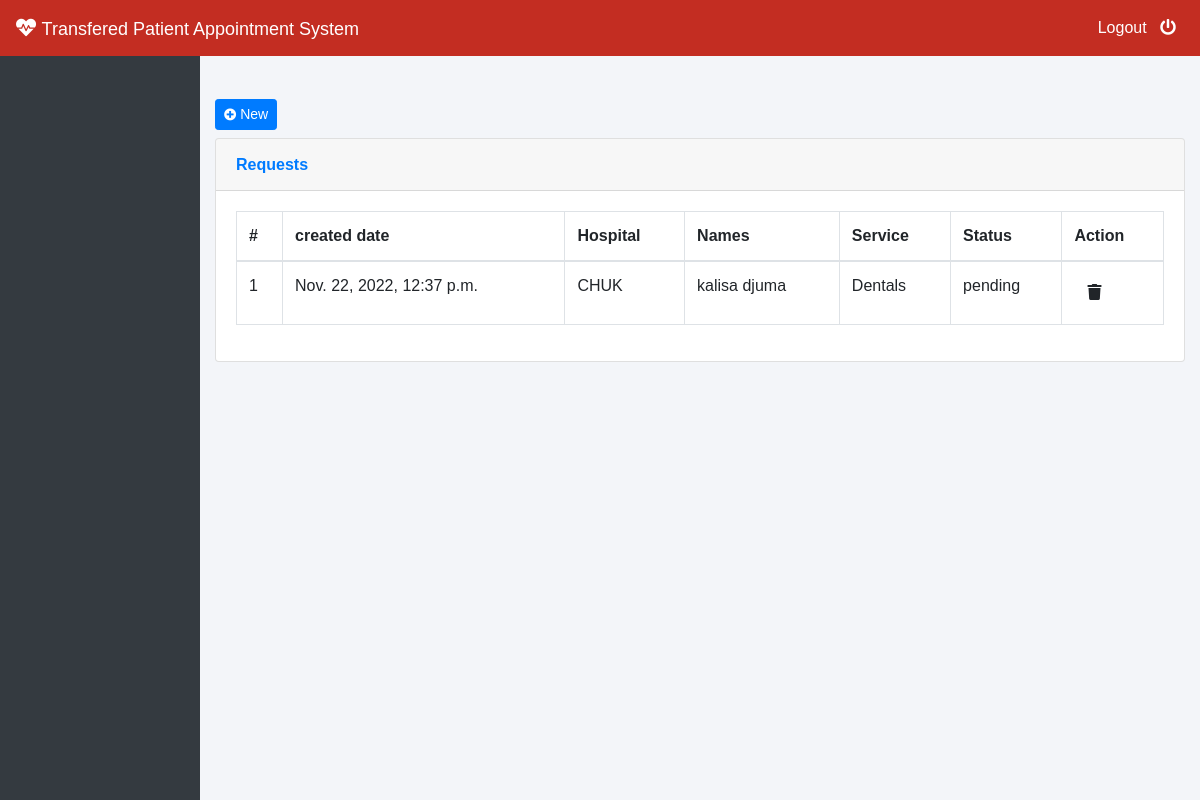
Page /requests/ on the earlier database version.
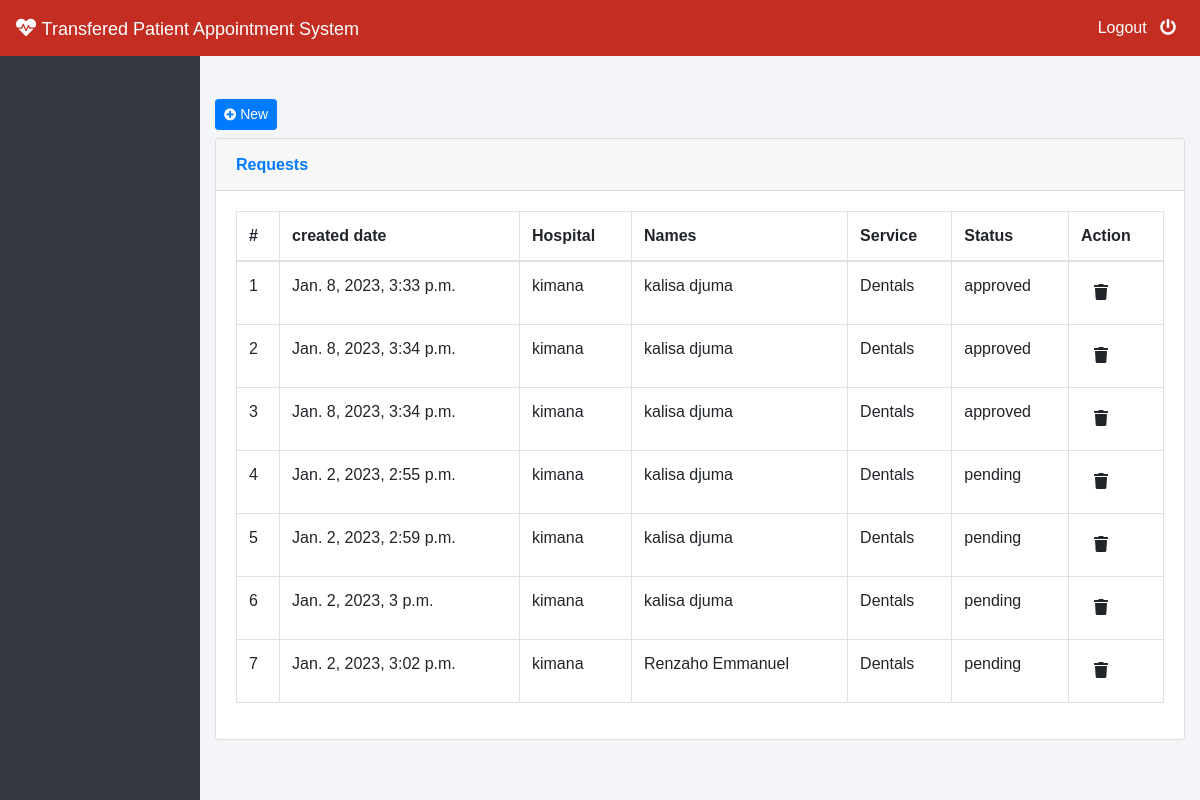
Same page on the later database version.
### account/models.py (models this page shows)
class RequestAppointment(models.Model):
    STATUS = (("approved", "Approved"), ("pending", "Pending"),("canceled", "Canceled"), ("rejected", "Rejected"))
    patient=models.ForeignKey(Patient,on_delete=models.CASCADE)
    service=models.ForeignKey(Service,on_delete=models.CASCADE)
    transfer=models.ImageField(default="avatar.jpg")
    status = models.CharField(max_length=123, choices=STATUS, default="pending")
    created_date=models.DateTimeField(auto_now=True)
    def __str__(self):
        return self.patient.names

class Service(models.Model):
    name=models.CharField(max_length=255)
    hospital=models.ForeignKey(Hospital,on_delete=models.CASCADE)
    created_date=models.DateTimeField(auto_now=True)
    def __str__(self):
        return self.name

class Hospital(models.Model):
      name=models.CharField(max_length=200)
      address=models.CharField(max_length=200)
      user=models.ForeignKey(User,on_delete=models.CASCADE)
      created_date=models.DateTimeField(auto_now=True)
      class Meta:
        ordering=['-created_date']
      def __str__(self):
            return self.name

class Patient(models.Model):
    names=models.CharField(max_length=255)
    address=models.CharField(max_length=255)
    user=models.ForeignKey(User,on_delete=models.CASCADE)
    created_date=models.DateTimeField(auto_now=True)
    def __str__(self):
        return self.names

### account/views.py (the view)
# urls.py: path('requests/',views.requests,name='requests'),
def requests(request):
      appointments= RequestAppointment.objects.all()
      hospital= Hospital.objects.all()
      print(appointments)
      return render(request,'site/dashboard/requests.html',{"appointments":appointments,"hospital":hospital})

### templates/site/dashboard/requests.html (shortened to what this page needs)
    {% extends './master.html' %}
    {% block content %}
    <br><br>
       <div class="container-fluid">
        <h1 class="h3 mb-2 text-gray-800">
          {% if user.groups.first.name != "hospital" %}
            <a href="#" class="d-none d-sm-inline-block btn btn-sm btn-primary shadow-sm" data-toggle="modal" data-target="#addEmployee">
        <i class="fas fa-plus-circle fa-sm text-white-50"></i> New</a>
        {%endif%}
        </h1>
    <div class="card shadow mb-4">
      <div class="card-header py-3">
        <h6 class="m-0 font-weight-bold text-primary">Requests</h6>
      </div>
      <div class="card-body">
        <div class="table-responsive">
          <table class="table table-bordered" id="dataTable" width="100%" cellspacing="0">
            <thead>
              <tr>
                <th>#</th>
                <th>created date</th>
                <th>Hospital</th>
                <th>Names</th>
                <th>Service</th>
                <th>Status</th>
                <th>Action</th>
              </tr>
            </thead>
            <tbody>
              {% if user.groups.first.name == 'patient' %}
              {% with value=0 %}
        {% for data in appointments %}
               {% if data.patient.user.id == user.id %}
              <tr>
                <td>{{forloop.counter}}</td>
                <td>{{data.created_date}}</td>
                <td>{{data.service.hospital}}</td>
                <td>{{data.patient}}</td>
                <td>{{data.service}}</td>
                <td>{{data.status}}</td>
                <td>
                {% comment %} <a class="btn btn-datatable btn-default" href="#" data-toggle="modal" data-target="#addEmployee" title="Update Employee"><i class="fas fa-edit"></i></a> {% endcomment %}
                <a class="btn btn-datatable" title="Delete Employee" disabled onclick="if (confirm('Do yo want to delete from your employees? Press Ok to continue.')) {window.location='deleteEmployee.jsp?id=<%=rs.getString(1)%>'}"><i class="fas fa-trash"></i></a>
               </td>
              </tr>
              {% endif %}
              {% endfor%}
              {% endwith %}
              {%   else  %}
              {% with value=0 %}
              {% for data in appointments %}
                    <tr>
                      <td>{{forloop.counter}}</td>
                      <td>{{data.created_date}}</td>
                      <td>{{data.service.hospital}}</td>
                                 <td>{{data.patient}}</td>
                      <td>{{data.service}}</td>
                      <td>{{data.status}}</td>
                      <td>
                        {% if user.groups.first.name == "hospital" %}
                          <a class="btn btn-datatable btn-default" href="#" data-toggle="modal" data-target="#approve" title="Update Employee" onclick="getSingleRequest({{data.id}})"><i class="fas fa-edit"></i></a>
                          <a class="btn btn-datatable btn-default" href="#" data-toggle="modal" data-target="#viewTransfer" title="" onclick="getRequest({{data.id}})"><i class="fas fa-eye"></i></a>
                          {%else%}
                      <a class="btn btn-datatable" title="Delete Employee" disabled onclick="if (confirm('Do yo want to delete <%=rs.getString(3) %> <%=rs.getString(4) %> from your employees? Press Ok to continue.')) {window.location='deleteEmployee.jsp?id=<%=rs.getString(1)%>'}"><i class="fas fa-trash"></i></a>
                      {%endif%}
                     </td>
                    </tr>
                    {% endfor%}
                    {% endwith %}
              {% endif %}
            </tbody>
          </table>
        </div>
      </div>
    </div>
  </div>
{% endblock content %}

Differences in the rows shown:
changed RequestAppointment: created_date "Nov. 22, 2022, 12:37 p.m." → "Jan. 8, 2023, 3:33 p.m."; service.hospital "CHUK" → "kimana"; status "pending" → "approved"
added RequestAppointment: created_date "Jan. 8, 2023, 3:34 p.m.", service.hospital "kimana", patient "kalisa djuma", service "Dentals", status "approved"
added RequestAppointment: created_date "Jan. 8, 2023, 3:34 p.m.", service.hospital "kimana", patient "kalisa djuma", service "Dentals", status "approved"
added RequestAppointment: created_date "Jan. 2, 2023, 2:55 p.m.", service.hospital "kimana", patient "kalisa djuma", service "Dentals", status "pending"
added RequestAppointment: created_date "Jan. 2, 2023, 2:59 p.m.", service.hospital "kimana", patient "kalisa djuma", service "Dentals", status "pending"
added RequestAppointment: created_date "Jan. 2, 2023, 3 p.m.", service.hospital "kimana", patient "kalisa djuma", service "Dentals", status "pending"
added RequestAppointment: created_date "Jan. 2, 2023, 3:02 p.m.", service.hospital "kimana", patient "Renzaho Emmanuel", service "Dentals", status "pending"
